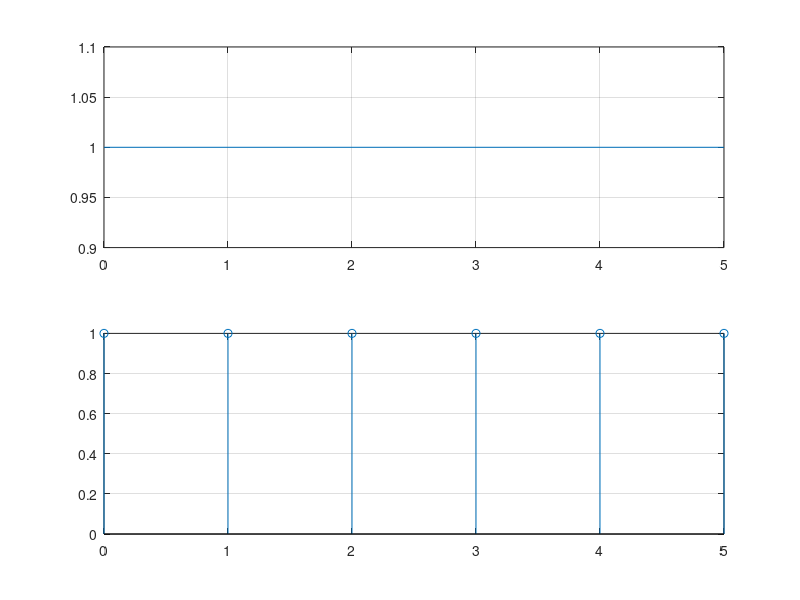

This chart was generated by the following MATLAB code:
subplot(2,1,1)
f0=300; 
fs=12000;
w0=2*pi*f0/fs;
N=0.5*12;
n=0:N-1;
s=abs(square(w0*n));
plot(n,s),grid

subplot(2,1,2)
stem(n,s),grid